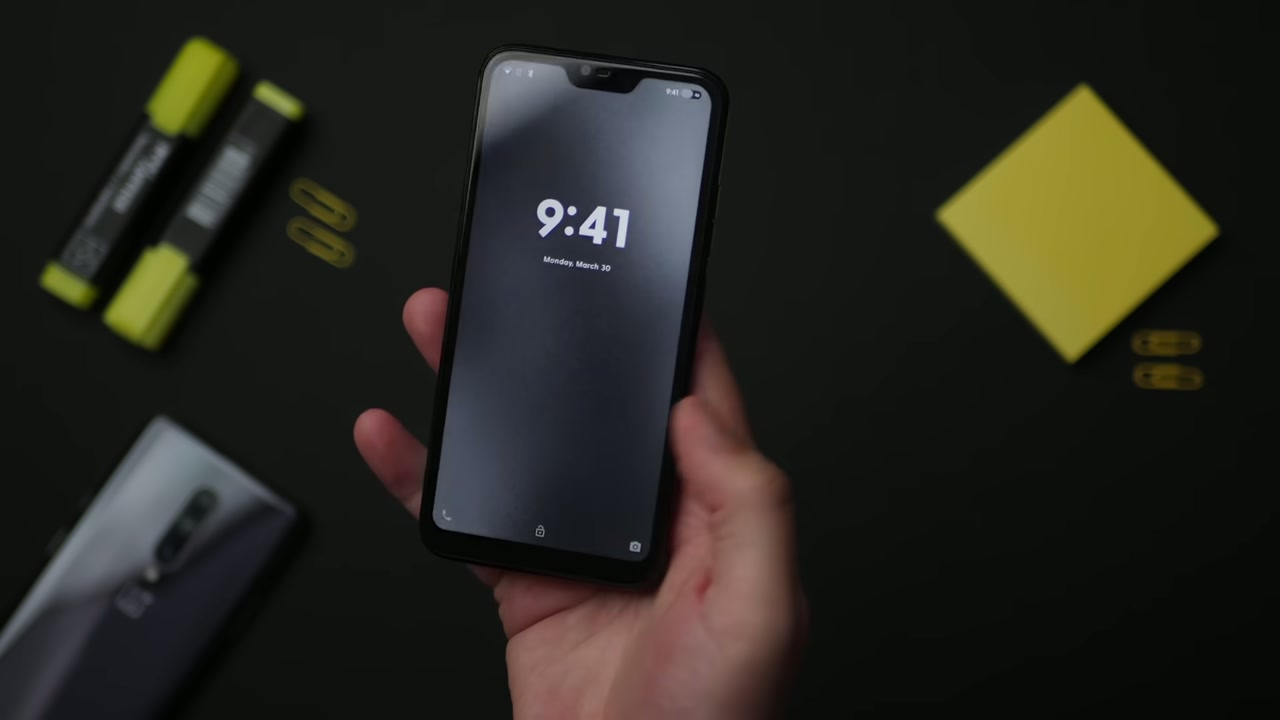
#> input picture featureImages/video-VVnmrUmSvqo/frame-0009.jpg, 1280 x 720 px; its folder holds 4 pictures in this run
$ python extract_video_references.py
#> lines starting #> are read from the running program, lines starting #| are printed output that depends on the picture
from pathlib import Path
from PIL import Image,ImageDraw,ImageFont
import subprocess,json
ROOT=Path(__file__).resolve().parents[1]
VIDEO=ROOT/'artifacts/research-video/VVnmrUmSvqo.mp4'
OUT=ROOT/'featureImages/video-VVnmrUmSvqo';OUT.mkdir(exist_ok=True)
if not (OUT/'frame-0341.jpg').exists():
    subprocess.run(['ffmpeg','-hide_banner','-loglevel','error','-i',str(VIDEO),'-vf','fps=1/2,scale=1280:-2','-q:v','2',str(OUT/'frame-%04d.jpg')],check=True)
#> (this line was passed over: subprocess is not available in this run)
frames=sorted(OUT.glob('frame-*.jpg'))
font=ImageFont.truetype('C:/Windows/Fonts/arial.ttf',22)
for start in range(0,len(frames),20):
    batch=frames[start:start+20];sheet=Image.new('RGB',(1920,1016),'#101010');draw=ImageDraw.Draw(sheet)
#> after `sheet = Image.new('RGB', (1920, 1016), '#101010')`: sheet: PIL image 1920x1016 RGB; every value is 16
    for i,path in enumerate(batch):
        x=(i%5)*384;y=(i//5)*254
        with Image.open(path) as im:im.thumbnail((384,216));sheet.paste(im,(x,y))
#> im is the input picture: PIL image 1280x720 RGB; mean R, G, B 38.7, 37.7, 31
#> after `sheet.paste(im, (x, y))`:
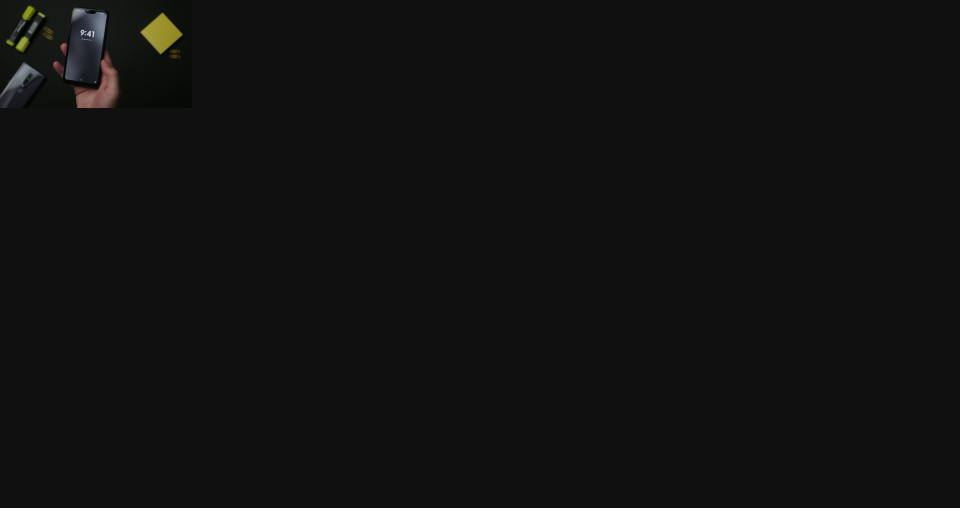
#> sheet: PIL image 1920x1016 RGB (shown at 1/2 size); mean R, G, B 17, 16.9, 16.6
        second=(start+i)*2;draw.text((x+10,y+221),f'{second//60:02}:{second%60:02}  {path.name}',font=font,fill='white')
    sheet.save(OUT/f'board-{start//20+1:02}.jpg',quality=92)
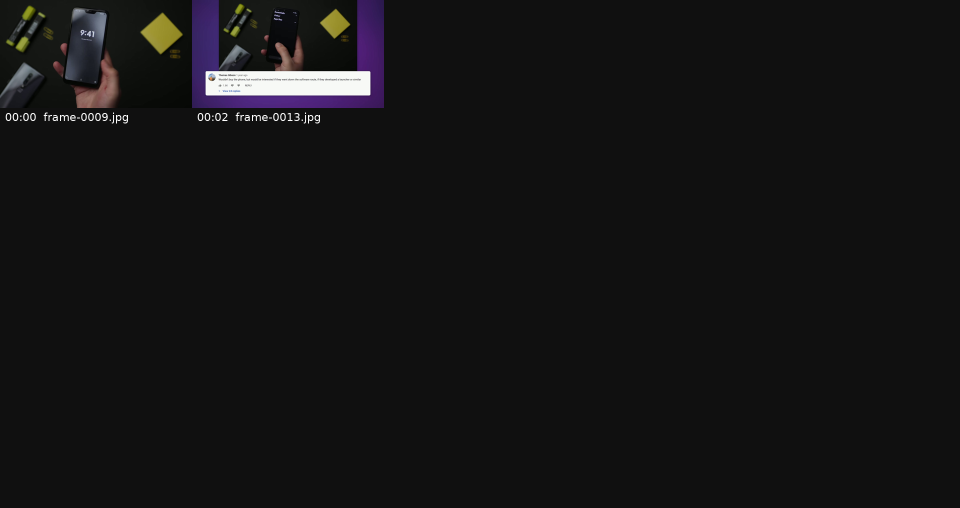
#> saved as board-01.jpg: PIL image 1920x1016 RGB (shown at 1/2 size); mean R, G, B 20.1, 19.6, 20.2
details={'drawers':108,'usage-indicators':119,'app-usage-editor':136,'locked-highlighted-tiles':144,'app-icon-picker':153,
    'per-app-controls':159,'app-monochrome':169,'biometric-lock':209,'drawer-editing':225,'root-command-input':249,
    'root-weather':262,'root-player':275,'timer-command':286,'root-notes':291,'extra-cards':302,'root-pin':312,
    'focus-sun-menu':346,'desktop-files':435,'desktop-notes':443,'late-home':614}
for name,second in details.items():
    target=OUT/f'{second:03d}s-{name}.jpg'
    if not target.exists():
#> (the run stopped early here; a loop or call above may not have finished)

$ run again, on featureImages/video-VVnmrUmSvqo/frame-0020.jpg
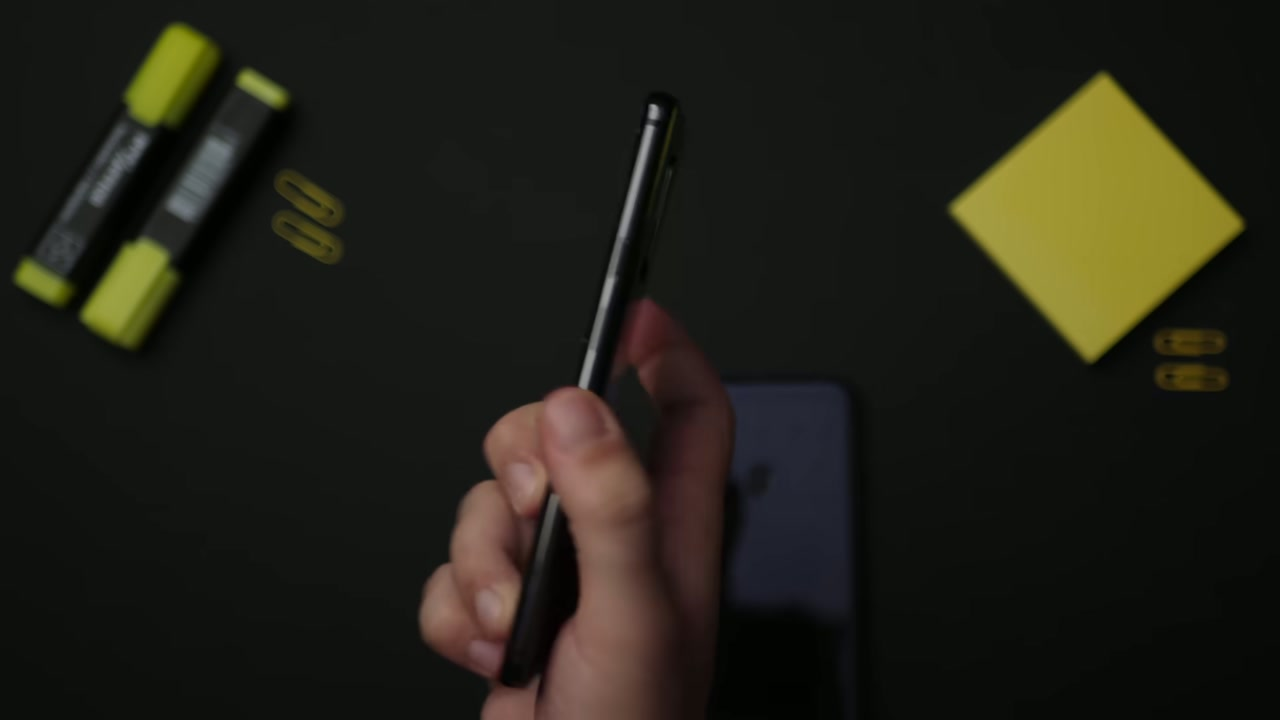
#> input picture featureImages/video-VVnmrUmSvqo/frame-0020.jpg, 1280 x 720 px
#> im is the input picture: PIL image 1280x720 RGB; mean R, G, B 33.2, 32, 22.9
#> im: PIL image 384x216 RGB
#> `sheet.paste(im, (x, y))`:
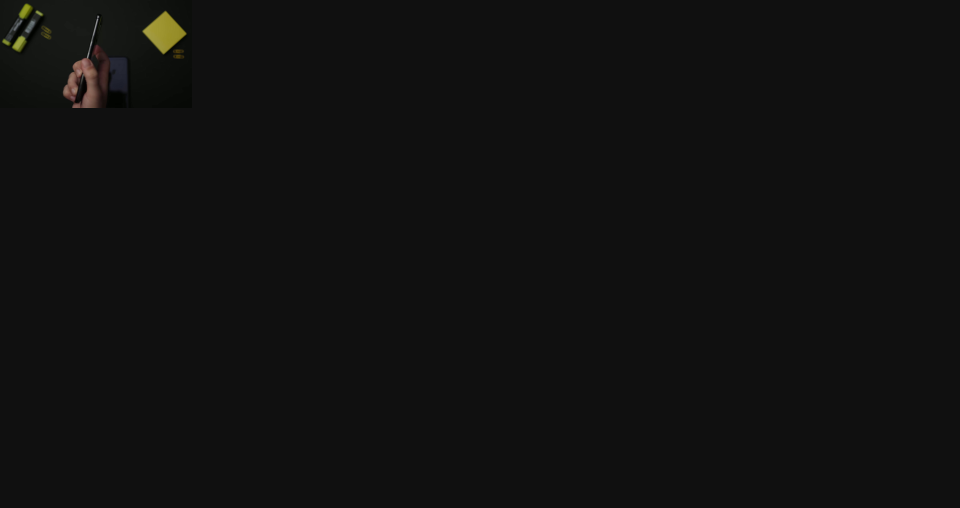
#> sheet: PIL image 1920x1016 RGB (shown at 1/2 size); mean R, G, B 16.7, 16.7, 16.3
#> `sheet.save(OUT/f'board-{start//20+1:02}.jpg',quality=92)`:
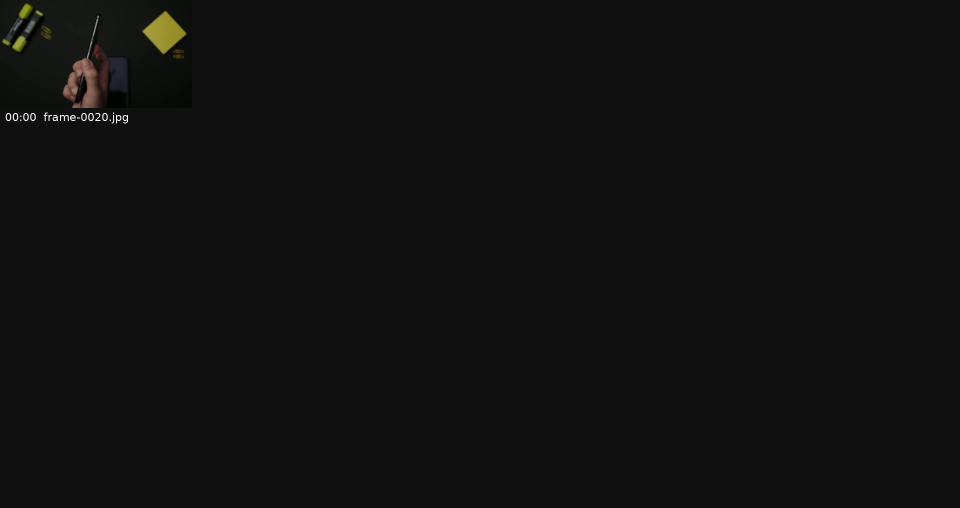
#> saved as board-01.jpg: PIL image 1920x1016 RGB (shown at 1/2 size); mean R, G, B 16.9, 16.8, 16.4

$ run again, on featureImages/video-VVnmrUmSvqo/frame-0026.jpg
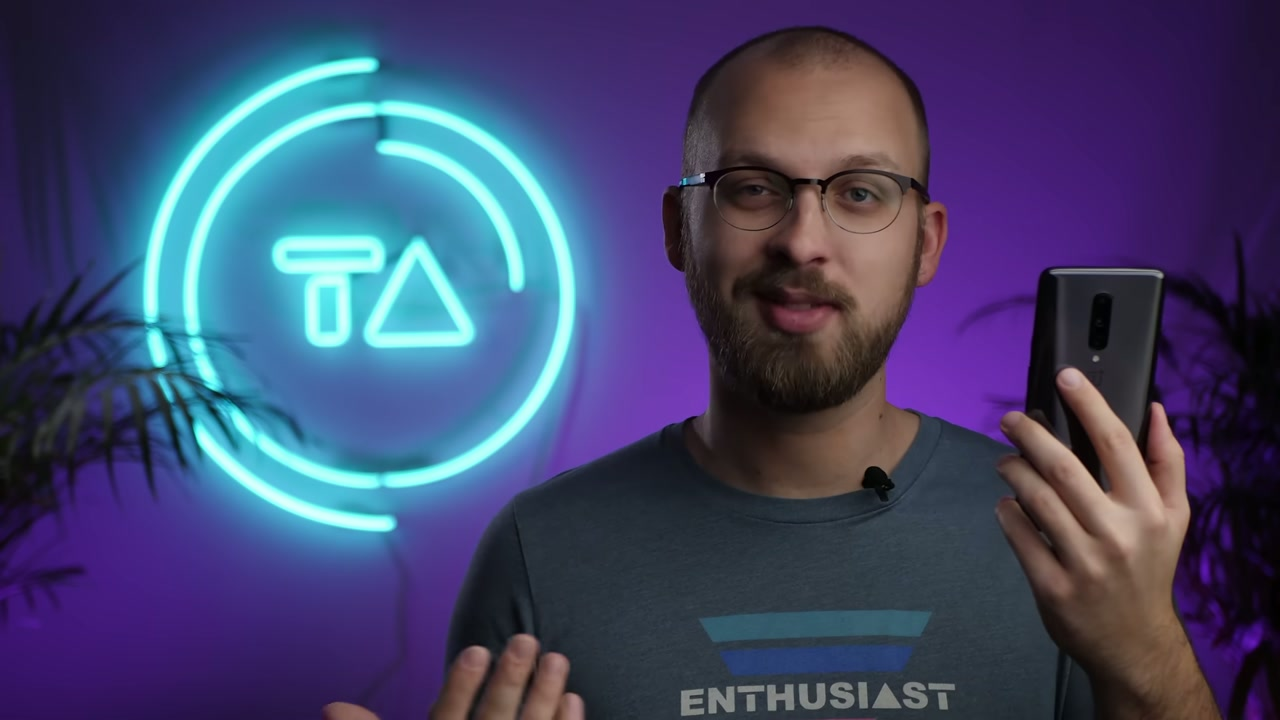
#> input picture featureImages/video-VVnmrUmSvqo/frame-0026.jpg, 1280 x 720 px
#> im is the input picture: PIL image 1280x720 RGB; mean R, G, B 66.1, 71.5, 107.4
#> im: PIL image 384x216 RGB
#> `sheet.paste(im, (x, y))`:
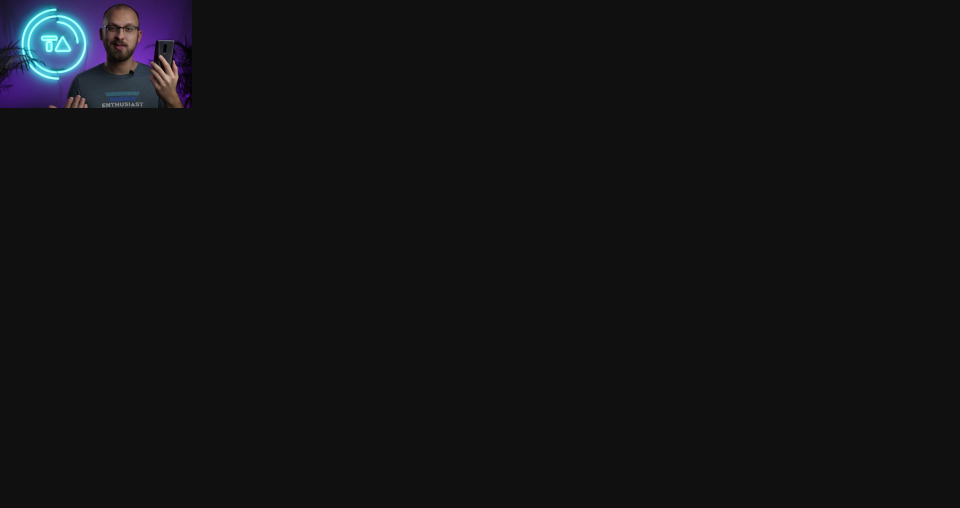
#> sheet: PIL image 1920x1016 RGB (shown at 1/2 size); mean R, G, B 18.1, 18.4, 19.9
#> `sheet.save(OUT/f'board-{start//20+1:02}.jpg',quality=92)`:
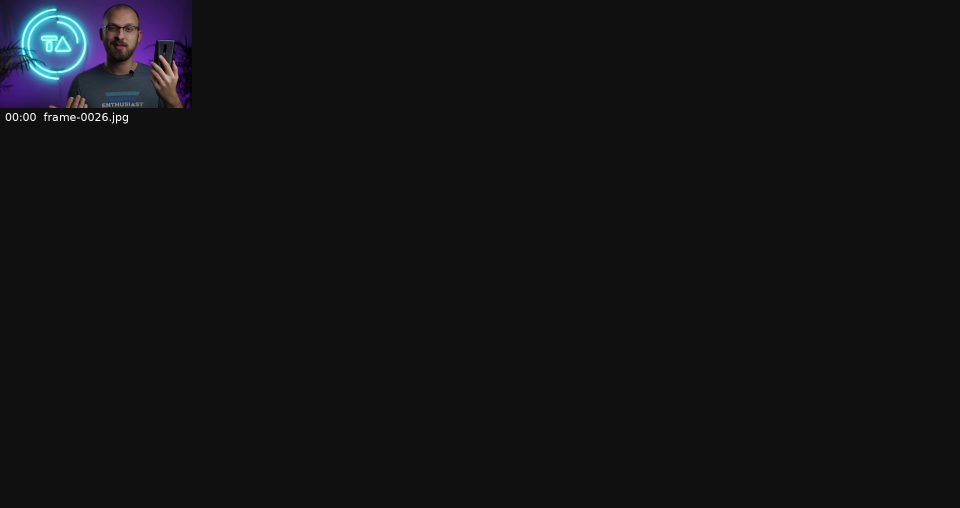
#> saved as board-01.jpg: PIL image 1920x1016 RGB (shown at 1/2 size); mean R, G, B 18.3, 18.5, 20
